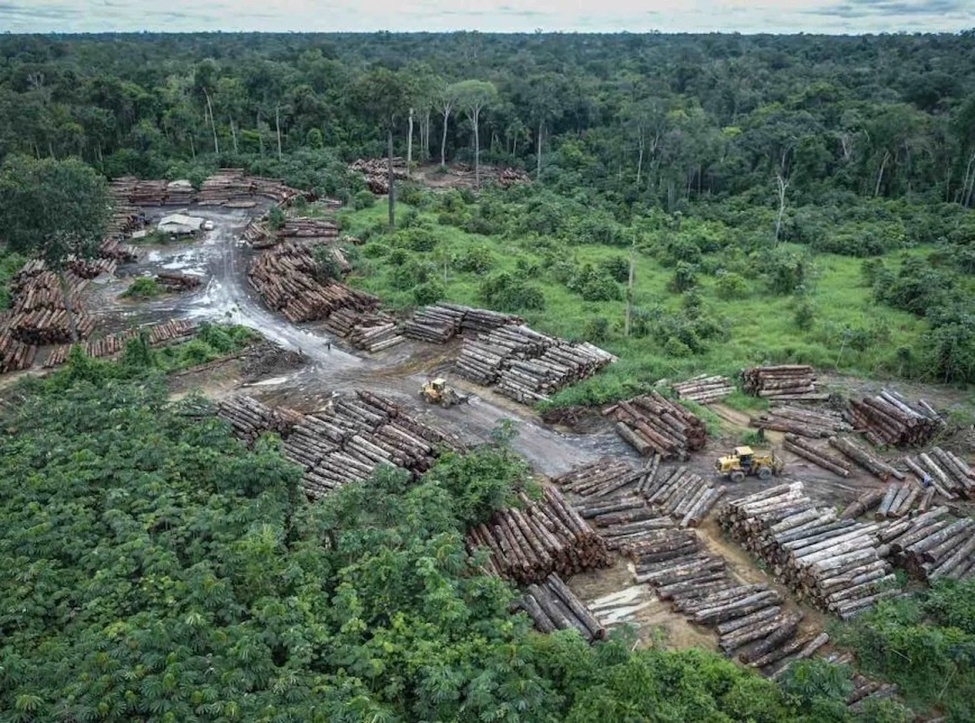
#> input picture Prova/Pratica 4 - Kmeans e MLP/ccf394 - kmeans/amazonia1.jpg, 975 x 723 px, shrunk from 1165 x 864 before the run
$ python 'AULA 3 - 6 - kmeans falsa cor k váriavel.py'
#> lines starting #> are read from the running program, lines starting #| are printed output that depends on the picture
import cv2
import numpy as np

"""
Este código tem como objetivo realizar a segmentação de uma imagem RGB utilizando o algoritmo K-Means.
Inicialmente, a imagem é carregada utilizando a função cv2.imread() e transformada em uma matriz bidimensional de
pixels, onde cada pixel é representado por uma tupla de três valores correspondentes aos componentes de cor RGB. Em
seguida, as tuplas únicas de pixels são extraídas e contadas para determinar quantas combinações únicas de cores
foram utilizadas na imagem original. O usuário é então solicitado a inserir o número desejado de clusters para a
segmentação. O algoritmo K-Means é aplicado aos pixels da imagem, onde os clusters são gerados com base na
similaridade das cores dos pixels. Os centróides dos clusters são calculados e usados para representar as cores
dominantes de cada cluster. Em seguida, os pixels da imagem são substituídos pelos valores dos centróides
correspondentes, resultando em uma nova imagem segmentada. Além disso, os centróides de cada cluster são exibidos na
saída. Por fim, as barras de cores utilizadas na imagem resultante são montadas e exibidas em uma única imagem para
visualização.
"""

img = cv2.imread('amazonia1.jpg')
#> img is the input picture: shape (723, 975, 3); mean B, G, R 90.6, 104.7, 87.5
Z = img.reshape((-1, 3))
# Transformar a imagem em uma lista de tuplas (r, g, b)

tuplas_unicas = set(map(tuple, Z))
#> tuplas_unicas = 92437 items

# Contar quantas tuplas únicas foram encontradas
num_cor_pixel_utilizada = len(tuplas_unicas)
#> num_cor_pixel_utilizada = 92437
print("numero de tuplas unicas encontradas: %s" % num_cor_pixel_utilizada)
#| numero de tuplas unicas encontradas: 92437
print("Esta imagem utilizou %d combinações de cores RGB" % num_cor_pixel_utilizada)
#| Esta imagem utilizou 92437 combinações de cores RGB

# convert to np.float32
Z = np.float32(Z)

# define criteria, number of clusters(K) and apply kmeans()
criteria = (cv2.TERM_CRITERIA_EPS + cv2.TERM_CRITERIA_MAX_ITER, 10, 1.0)
K = int(input("Entre com numero de clusters (2 a 10): "))
#> the answer given: 3
ret, label, center = cv2.kmeans(Z, K, None, criteria, 10, cv2.KMEANS_RANDOM_CENTERS)
#> ret = 853540246; center = [[193.5, 192.7, 184.5], [101.8, 119.2, 102], [56.05, 70.73, 51.33]]

# convertendo novamente em uint8,
center = np.uint8(center)
#> center = [[193, 192, 184], [101, 119, 102], [56, 70, 51]]

# p ara cada valor em label.flatten(), estamos acessando posição correspondente no array center.
res = center[label.flatten()]
res2 = res.reshape((img.shape))
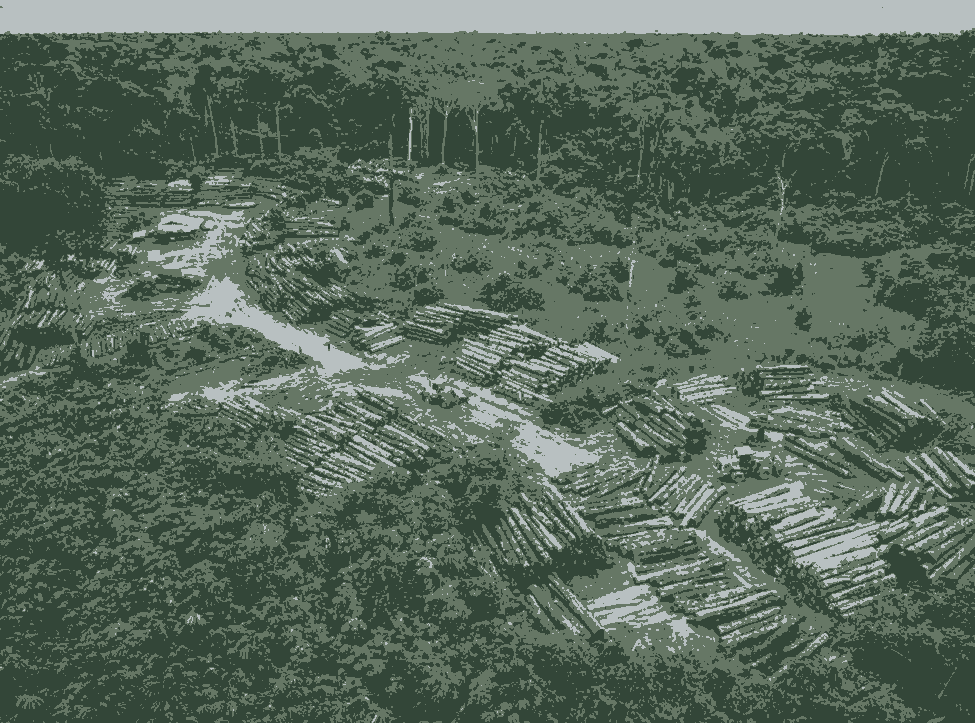
#> res2: shape (723, 975, 3); mean B, G, R 90.1, 104.2, 87.3
final = np.concatenate((img, res2), axis=1)
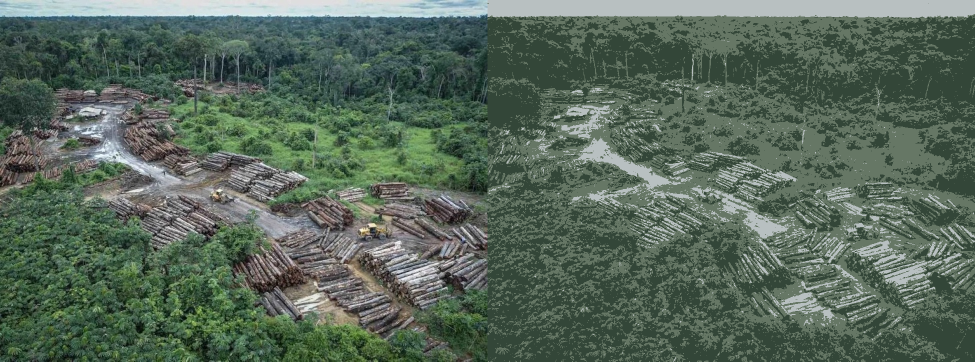
#> final: shape (723, 1950, 3) (shown at 1/2 size); mean B, G, R 90.4, 104.5, 87.4
cv2.imshow('res2', final)
num = center.shape[0]
#> num = 3
k = np.ones((K, 100, 100, 3), np.uint8)
for j in range(0, num):
    print("Centro do cluster %d:" % j)
    print(center[j])
#> this loop made 3 passes
#| [193 192 184]
#| [101 119 102]
#| [56 70 51]

# montando a barra de cores utilizadas na imagem resultante
for j in range(0, num):
    k[j, :, :, 0] = [center[j][0]]
    k[j, :, :, 1] = [center[j][1]]
    k[j, :, :, 2] = [center[j][2]]
'''
k2[:,:,0]=[center[1][0]]
k2[:,:,1]=[center[1][1]]
k2[:,:,2]=[center[1][2]]

k3[:,:,0]=[center[2][0]]
k3[:,:,1]=[center[2][1]]
k3[:,:,2]=[center[2][2]]
'''
concatenadas = []

# Itera sobre cada imagem em k e a adiciona à lista concatenadas
for imagem in k:
    concatenadas.append(imagem)
#> after the loop, concatenadas = 3 items

# Concatena todas as imagens na lista concatenadas ao longo do eixo horizontal (axis=1)
final = np.concatenate(concatenadas, axis=1)
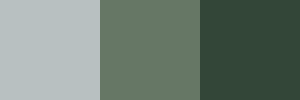
#> final: shape (100, 300, 3); mean of channels 0, 1, 2 116.7, 127, 112.3; drawn as B, G, R
# final=np.concatenate((k[0],k[1],k[2],k[3],k[4],k[5],k[6],k[7]),axis=1)

cv2.imshow("cores dos clusters", final)
cv2.waitKey(0)
cv2.destroyAllWindows()

$ run again, with Prova/Pratica 4 - Kmeans e MLP/ccf394 - kmeans/amazonia2.jpg copied over Prova/Pratica 4 - Kmeans e MLP/ccf394 - kmeans/amazonia1.jpg
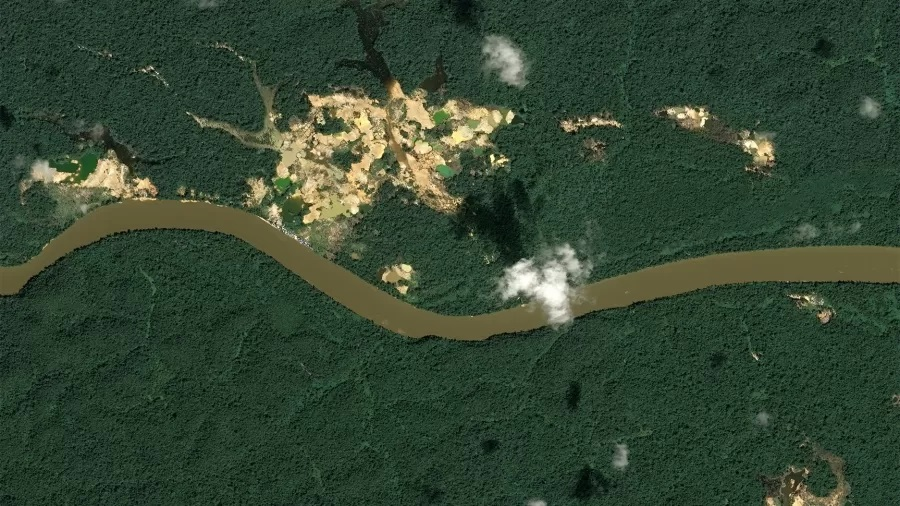
#> input picture Prova/Pratica 4 - Kmeans e MLP/ccf394 - kmeans/amazonia2.jpg, 900 x 506 px
#> img is the input picture: shape (506, 900, 3); mean B, G, R 50.8, 70.7, 51.9
#> tuplas_unicas = 38145 items
#> num_cor_pixel_utilizada = 38145
#| numero de tuplas unicas encontradas: 38145
#| Esta imagem utilizou 38145 combinações de cores RGB
#> `ret, label, center = cv2.kmeans(Z, K, None, criteria, 10, cv2.KMEANS_R..`: ret = 295239486; center = [[67.84, 96.24, 89.41], [41.87, 58.87, 35.77], [143.7, 184.4, 195.9]]
#> `center = np.uint8(center)`: center = [[67, 96, 89], [41, 58, 35], [143, 184, 195]]
#> `final = np.concatenate((img, res2), axis=1)`:
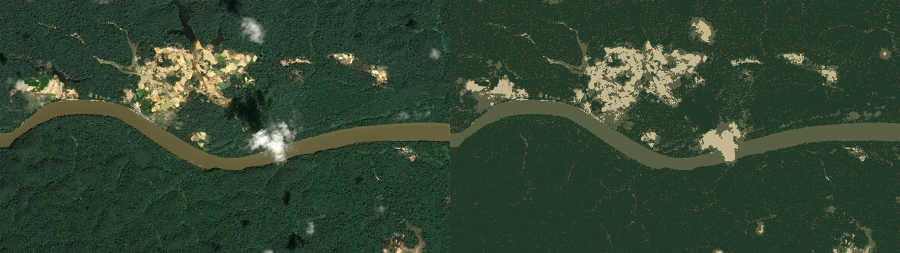
#> final: shape (506, 1800, 3) (shown at 1/2 size); mean B, G, R 50.3, 70.4, 51.5
#> the loop `for j in range(0, num):` made 3 passes
#| [67 96 89]
#| [41 58 35]
#| [143 184 195]
#> the loop `for imagem in k:` made 3 passes
#> after the loop `for imagem in k:`: concatenadas = 3 items
#> `final = np.concatenate(concatenadas, axis=1)`:
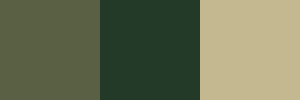
#> final: shape (100, 300, 3); mean of channels 0, 1, 2 83.7, 112.7, 106.3; drawn as B, G, R

$ run again, with Prova/Pratica 4 - Kmeans e MLP/ccf394 - kmeans/landscape_1.jpg copied over Prova/Pratica 4 - Kmeans e MLP/ccf394 - kmeans/amazonia1.jpg
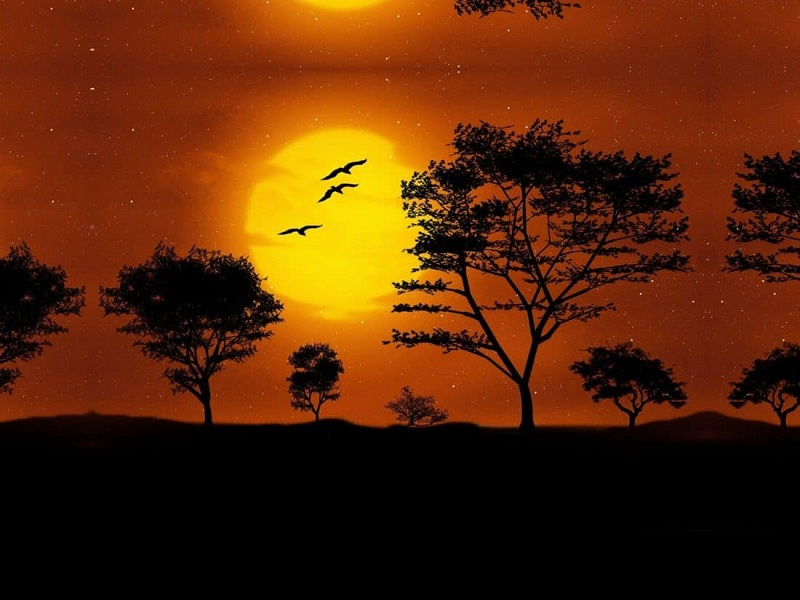
#> input picture Prova/Pratica 4 - Kmeans e MLP/ccf394 - kmeans/landscape_1.jpg, 800 x 600 px
#> img is the input picture: shape (600, 800, 3); mean B, G, R 7, 39.4, 88.5
#> tuplas_unicas = 39409 items
#> num_cor_pixel_utilizada = 39409
#| numero de tuplas unicas encontradas: 39409
#| Esta imagem utilizou 39409 combinações de cores RGB
#> `ret, label, center = cv2.kmeans(Z, K, None, criteria, 10, cv2.KMEANS_R..`: ret = 395652688.4; center = [[9.12, 170.2, 235.9], [11.34, 46.96, 131.6], [1.74, 2.52, 8.14]]
#> `center = np.uint8(center)`: center = [[9, 170, 235], [11, 46, 131], [1, 2, 8]]
#> `final = np.concatenate((img, res2), axis=1)`:
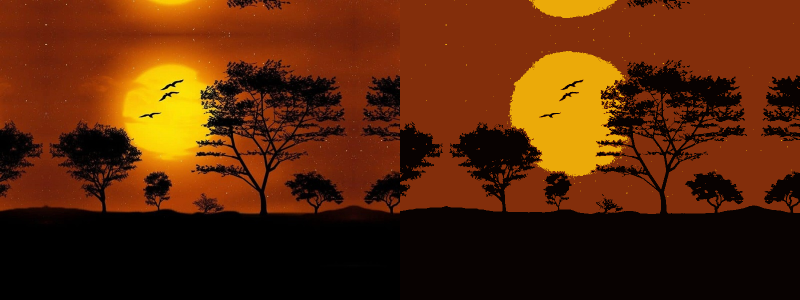
#> final: shape (600, 1600, 3) (shown at 1/2 size); mean B, G, R 6.8, 39.1, 88.3
#> the loop `for j in range(0, num):` made 3 passes
#| [  9 170 235]
#| [ 11  46 131]
#| [1 2 8]
#> the loop `for imagem in k:` made 3 passes
#> after the loop `for imagem in k:`: concatenadas = 3 items
#> `final = np.concatenate(concatenadas, axis=1)`:
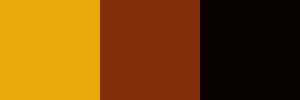
#> final: shape (100, 300, 3); mean of channels 0, 1, 2 7, 72.7, 124.7; drawn as B, G, R
